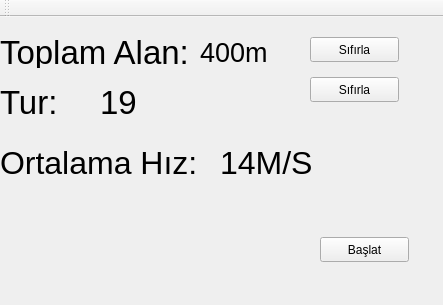
<?xml version="1.0" encoding="UTF-8"?>
<ui version="4.0">
 <class>MainWindow</class>
 <widget class="QMainWindow" name="MainWindow">
  <property name="geometry">
   <rect>
    <x>0</x>
    <y>0</y>
    <width>443</width>
    <height>305</height>
   </rect>
  </property>
  <property name="windowTitle">
   <string>MüsellimTech</string>
  </property>
  <widget class="QWidget" name="centralwidget">
   <widget class="QLabel" name="label">
    <property name="geometry">
     <rect>
      <x>0</x>
      <y>20</y>
      <width>191</width>
      <height>31</height>
     </rect>
    </property>
    <property name="font">
     <font>
      <pointsize>25</pointsize>
     </font>
    </property>
    <property name="text">
     <string>Toplam Alan:</string>
    </property>
   </widget>
   <widget class="QPushButton" name="pushButton">
    <property name="geometry">
     <rect>
      <x>310</x>
      <y>20</y>
      <width>89</width>
      <height>25</height>
     </rect>
    </property>
    <property name="text">
     <string>Sıfırla</string>
    </property>
   </widget>
   <widget class="QLabel" name="label_2">
    <property name="geometry">
     <rect>
      <x>0</x>
      <y>70</y>
      <width>61</width>
      <height>31</height>
     </rect>
    </property>
    <property name="font">
     <font>
      <pointsize>25</pointsize>
     </font>
    </property>
    <property name="text">
     <string>Tur:</string>
    </property>
   </widget>
   <widget class="QPushButton" name="pushButton_2">
    <property name="geometry">
     <rect>
      <x>310</x>
      <y>60</y>
      <width>89</width>
      <height>25</height>
     </rect>
    </property>
    <property name="text">
     <string>Sıfırla</string>
    </property>
   </widget>
   <widget class="QPushButton" name="pushButton_3">
    <property name="geometry">
     <rect>
      <x>320</x>
      <y>220</y>
      <width>89</width>
      <height>25</height>
     </rect>
    </property>
    <property name="text">
     <string>Başlat</string>
    </property>
   </widget>
   <widget class="QLabel" name="label_3">
    <property name="geometry">
     <rect>
      <x>200</x>
      <y>20</y>
      <width>101</width>
      <height>31</height>
     </rect>
    </property>
    <property name="font">
     <font>
      <pointsize>20</pointsize>
     </font>
    </property>
    <property name="text">
     <string>400m</string>
    </property>
   </widget>
   <widget class="QLabel" name="label_4">
    <property name="geometry">
     <rect>
      <x>100</x>
      <y>60</y>
      <width>71</width>
      <height>51</height>
     </rect>
    </property>
    <property name="font">
     <font>
      <pointsize>25</pointsize>
     </font>
    </property>
    <property name="text">
     <string>19</string>
    </property>
   </widget>
   <widget class="QLabel" name="label_5">
    <property name="geometry">
     <rect>
      <x>0</x>
      <y>130</y>
      <width>211</width>
      <height>31</height>
     </rect>
    </property>
    <property name="font">
     <font>
      <pointsize>24</pointsize>
     </font>
    </property>
    <property name="text">
     <string>Ortalama Hız:</string>
    </property>
   </widget>
   <widget class="QLabel" name="label_6">
    <property name="geometry">
     <rect>
      <x>220</x>
      <y>130</y>
      <width>111</width>
      <height>31</height>
     </rect>
    </property>
    <property name="font">
     <font>
      <pointsize>24</pointsize>
     </font>
    </property>
    <property name="text">
     <string>14M/S</string>
    </property>
   </widget>
  </widget>
  <widget class="QMenuBar" name="menubar">
   <property name="geometry">
    <rect>
     <x>0</x>
     <y>0</y>
     <width>443</width>
     <height>22</height>
    </rect>
   </property>
  </widget>
  <widget class="QToolBar" name="toolBar">
   <property name="windowTitle">
    <string>toolBar</string>
   </property>
   <attribute name="toolBarArea">
    <enum>TopToolBarArea</enum>
   </attribute>
   <attribute name="toolBarBreak">
    <bool>false</bool>
   </attribute>
  </widget>
 </widget>
 <resources/>
 <connections/>
</ui>
